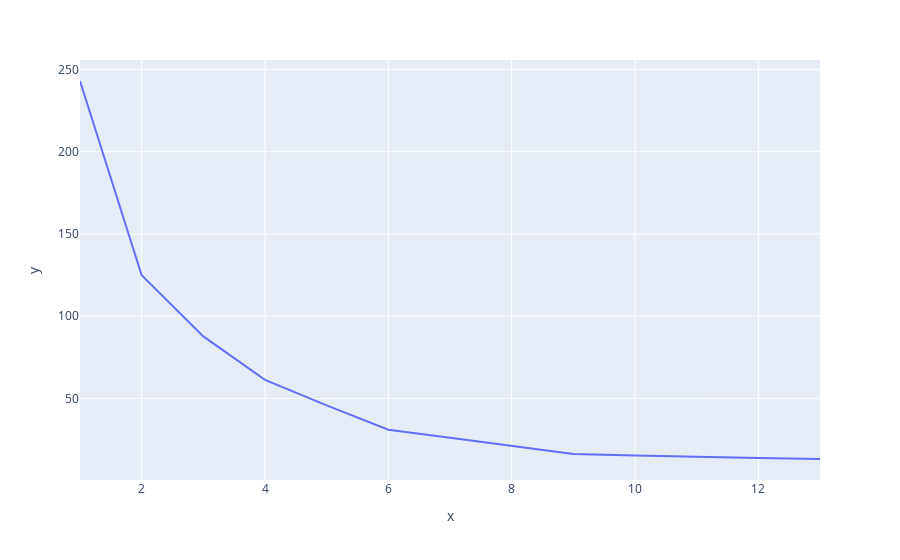

Notebook source saved alongside this figure:
### Code cell
grafico = px.line(x=range(1, 14), y=wcss)
grafico.show()

### Figure 1 — Plotly figure (JSON) as saved in the notebook; plotly's stock layout.template omitted (floating-point values rounded to 4 significant figures)
{"data": [{"hovertemplate": "x=%{x}<br>y=%{y}<extra></extra>", "legendgroup": "", "line": {"color": "#636efa", "dash": "solid"}, "marker": {"symbol": "circle"}, "mode": "lines", "name": "", "orientation": "v", "showlegend": false, "type": "scatter", "x": [1, 2, 3, 4, 5, 6, 7, 8, 9, 10, 11, 12, 13], "xaxis": "x", "y": [243, 124.9, 87.7, 61.22, 45.77, 30.98, 26.06, 21.13, 16.2, 15.3, 14.4, 13.73, 13.15], "yaxis": "y"}], "layout": {"legend": {"tracegroupgap": 0}, "margin": {"t": 60}, "xaxis": {"anchor": "y", "domain": [0, 1], "title": {"text": "x"}}, "yaxis": {"anchor": "x", "domain": [0, 1], "title": {"text": "y"}}}}
